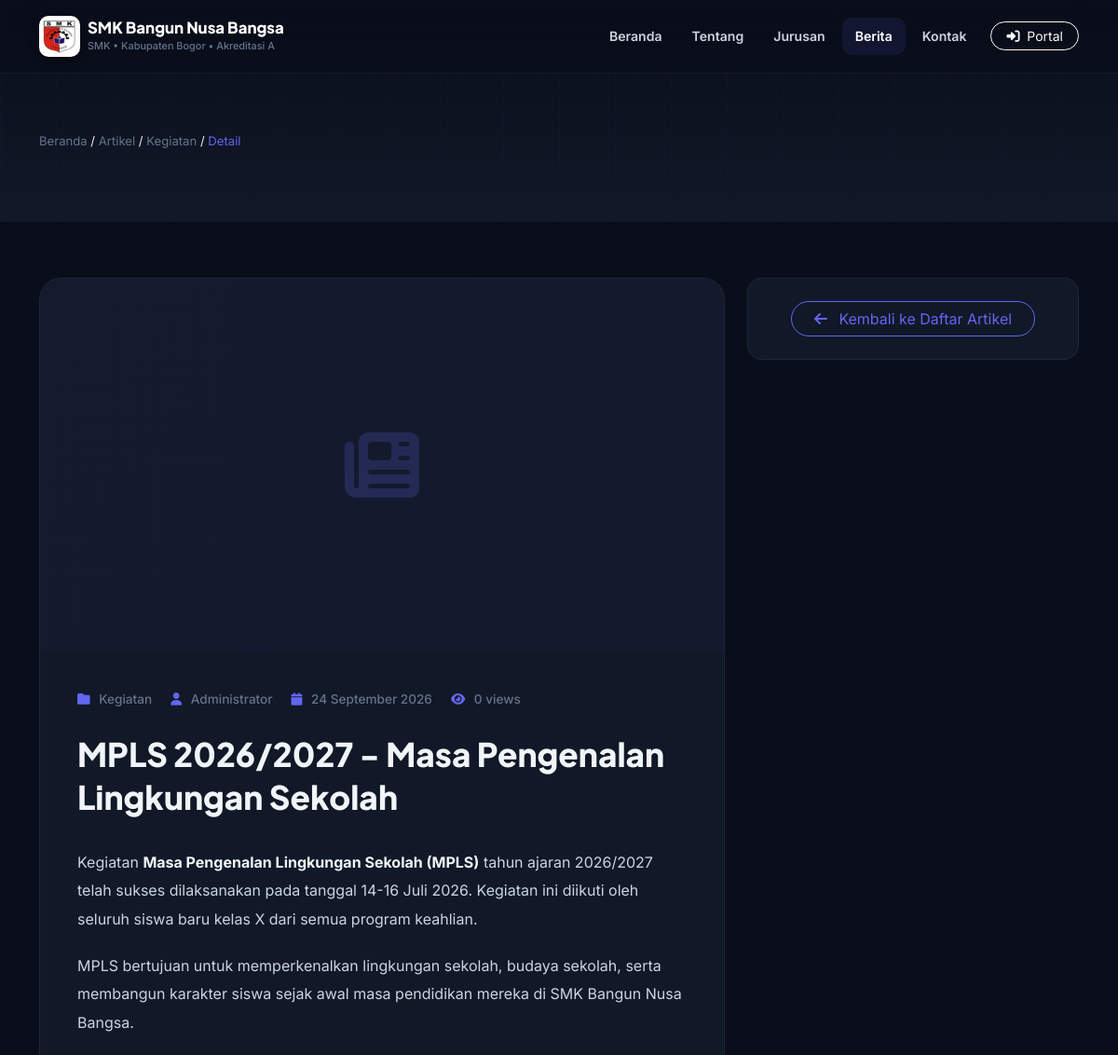
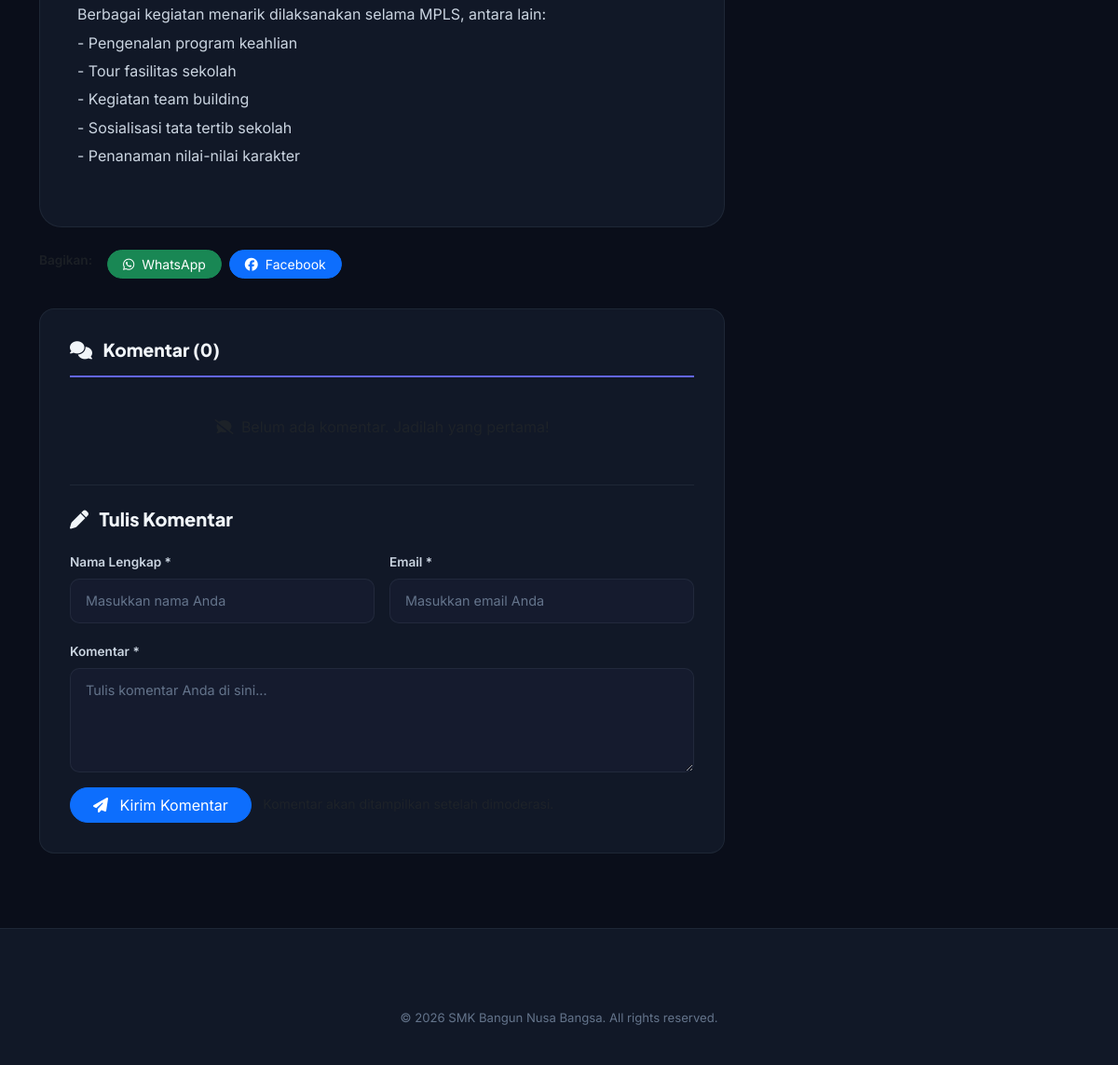
The page /detail.php?slug=mpls-2026-2027-masa-pengenalan-lingkungan-sekolah on the database its author committed (2 pictures, top to bottom).
### tables this page shows
CREATE TABLE IF NOT EXISTS artikel (
    id INT AUTO_INCREMENT PRIMARY KEY,
    user_id INT NOT NULL,
    kategori_id INT NOT NULL,
    judul VARCHAR(255) NOT NULL,
    slug VARCHAR(280) NOT NULL UNIQUE,
    thumbnail VARCHAR(255) DEFAULT NULL,
    isi LONGTEXT NOT NULL,
    ringkasan TEXT DEFAULT NULL,
    status ENUM('draft', 'published') DEFAULT 'draft',
    views INT DEFAULT 0,
    created_at TIMESTAMP DEFAULT CURRENT_TIMESTAMP,
    updated_at TIMESTAMP DEFAULT CURRENT_TIMESTAMP ON UPDATE CURRENT_TIMESTAMP,
    FOREIGN KEY (user_id) REFERENCES users(id) ON DELETE CASCADE,
    FOREIGN KEY (kategori_id) REFERENCES kategori(id) ON DELETE CASCADE
);

CREATE TABLE IF NOT EXISTS kategori (
    id INT AUTO_INCREMENT PRIMARY KEY,
    nama VARCHAR(100) NOT NULL,
    slug VARCHAR(120) NOT NULL UNIQUE,
    deskripsi TEXT DEFAULT NULL,
    created_at TIMESTAMP DEFAULT CURRENT_TIMESTAMP
);

CREATE TABLE IF NOT EXISTS users (
    id INT AUTO_INCREMENT PRIMARY KEY,
    nama VARCHAR(100) NOT NULL,
    email VARCHAR(100) NOT NULL UNIQUE,
    password VARCHAR(255) NOT NULL,
    role ENUM('admin', 'editor') DEFAULT 'editor',
    foto VARCHAR(255) DEFAULT NULL,
    created_at TIMESTAMP DEFAULT CURRENT_TIMESTAMP,
    updated_at TIMESTAMP DEFAULT CURRENT_TIMESTAMP ON UPDATE CURRENT_TIMESTAMP
);

### config.php (called while the page is built, shortened)
<?php
$conn = new mysqli(DB_HOST, DB_USER, DB_PASS, DB_NAME);
$conn->set_charset("utf8mb4");
function clean($data) {
    global $conn;
    $data = trim($data);
    $data = stripslashes($data);
    $data = htmlspecialchars($data, ENT_QUOTES, 'UTF-8');
    $data = $conn->real_escape_string($data);
    return $data;
}
function tanggalIndo($date) {
    $bulan = [
        1 => 'Januari', 'Februari', 'Maret', 'April', 'Mei', 'Juni',
        'Juli', 'Agustus', 'September', 'Oktober', 'November', 'Desember'
    ];
    $timestamp = strtotime($date);
    return date('d', $timestamp) . ' ' . $bulan[(int)date('m', $timestamp)] . ' ' . date('Y', $timestamp);
}

### detail.php (the view, shortened to what this page needs)
<?php
require_once 'config.php';
$slug = isset($_GET['slug']) ? clean($_GET['slug']) : '';
$stmt = $conn->prepare("SELECT a.*, k.nama as kategori_nama, k.slug as kategori_slug, u.nama as penulis
    FROM artikel a
    JOIN kategori k ON a.kategori_id = k.id
    JOIN users u ON a.user_id = u.id
    WHERE a.slug = ? AND a.status = 'published'");
$stmt->bind_param('s', $slug);
$stmt->execute();
$artikel = $stmt->get_result()->fetch_assoc();
$conn->query("UPDATE artikel SET views = views + 1 WHERE id = " . (int)$artikel['id']);
$komentarQuery = $conn->prepare("SELECT * FROM komentar WHERE artikel_id = ? AND status = 'approved' ORDER BY created_at DESC");
$komentarQuery->bind_param('i', $artikel['id']);
$komentarQuery->execute();
$komentarList = $komentarQuery->get_result();
?>
<!DOCTYPE html>
<html lang="id">
<head>
    <link href="https://cdn.jsdelivr.net/npm/bootstrap@5.3.3/dist/css/bootstrap.min.css" rel="stylesheet">
    <link rel="stylesheet" href="https://cdnjs.cloudflare.com/ajax/libs/font-awesome/6.5.1/css/all.min.css">
    <link rel="stylesheet" href="assets/css/style.css">
</head>
<body>
<nav class="navbar navbar-expand-lg navbar-dark fixed-top" id="mainNavbar">
    <div class="container">
        <a class="navbar-brand d-flex align-items-center gap-2" href="index.php">
            <div class="brand-icon">
                <img src="assets/img/logo-smk.jpg" alt="Logo SMK Bangun Nusa Bangsa">
            </div>
            <div>
                <div class="brand-name">SMK Bangun Nusa Bangsa</div>
                <div class="brand-sub">SMK • Kabupaten Bogor • Akreditasi A</div>
            </div>
        </a>
        <div class="collapse navbar-collapse" id="navbarNav">
            <ul class="navbar-nav ms-auto align-items-lg-center gap-1">
                <li class="nav-item"><a class="nav-link" href="index.php">Beranda</a></li>
                <li class="nav-item"><a class="nav-link" href="index.php#tentang">Tentang</a></li>
                <li class="nav-item"><a class="nav-link" href="index.php#jurusan">Jurusan</a></li>
                <li class="nav-item"><a class="nav-link active" href="artikel.php">Berita</a></li>
                <li class="nav-item"><a class="nav-link" href="index.php#kontak">Kontak</a></li>
                <li class="nav-item ms-lg-2">
                    <a class="btn btn-outline-light btn-sm rounded-pill px-3" href="admin/login.php">
                        <i class="fas fa-sign-in-alt me-1"></i> Portal
                    </a>
                </li>
            </ul>
        </div>
    </div>
</nav>
<section class="page-header">
    <div class="container position-relative">
        <nav class="breadcrumb-custom">
            <a href="index.php">Beranda</a> /
            <a href="artikel.php">Artikel</a> /
            <a href="artikel.php?kategori=<?= $artikel['kategori_slug'] ?>"><?= htmlspecialchars($artikel['kategori_nama']) ?></a> /
            <span class="active">Detail</span>
        </nav>
    </div>
</section>
<section class="detail-content">
    <div class="container">
        <div class="row g-4">
            <div class="col-lg-8">
                <article class="detail-article">
                    <div class="detail-thumbnail">
                        <?php if($artikel['thumbnail']): ?>
                            <img src="uploads/thumbnails/<?= $artikel['thumbnail'] ?>" alt="<?= htmlspecialchars($artikel['judul']) ?>">
                        <?php else: ?>
                            <div class="detail-thumb-placeholder">
                                <i class="fas fa-newspaper"></i>
                            </div>
                        <?php endif; ?>
                    </div>
                    <div class="detail-body">
                        <div class="detail-meta">
                            <span><i class="fas fa-folder"></i> <?= htmlspecialchars($artikel['kategori_nama']) ?></span>
                            <span><i class="fas fa-user"></i> <?= htmlspecialchars($artikel['penulis']) ?></span>
                            <span><i class="fas fa-calendar"></i> <?= tanggalIndo($artikel['created_at']) ?></span>
                            <span><i class="fas fa-eye"></i> <?= $artikel['views'] ?> views</span>
                        </div>
                        <h1 class="detail-title"><?= htmlspecialchars($artikel['judul']) ?></h1>
                        <div class="detail-isi">
                            <?= $artikel['isi'] ?>
                        </div>
                    </div>
                </article>
                <div class="d-flex gap-2 mt-4 mb-4">
                    <span class="text-muted me-2" style="font-weight: 600; font-size: 0.85rem;">Bagikan:</span>
                    <a href="https://wa.me/?text=<?= urlencode($artikel['judul'] . ' - ' . BASE_URL . '/detail.php?slug=' . $artikel['slug']) ?>"
                       target="_blank" class="btn btn-sm btn-success rounded-pill px-3">
                        <i class="fab fa-whatsapp me-1"></i> WhatsApp
                    </a>
                    <a href="https://www.facebook.com/sharer/sharer.php?u=<?= urlencode(BASE_URL . '/detail.php?slug=' . $artikel['slug']) ?>"
                       target="_blank" class="btn btn-sm btn-primary rounded-pill px-3">
                        <i class="fab fa-facebook me-1"></i> Facebook
                    </a>
                </div>
                <div class="komentar-section">
                    <h4><i class="fas fa-comments me-2"></i> Komentar (<?= $komentarList->num_rows ?>)</h4>
                    <?php if($komentarList->num_rows > 0): ?>
                        <?php while($komentar = $komentarList->fetch_assoc()): ?>
                        <div class="komentar-item">
                            <div class="komentar-avatar">
                                <?= strtoupper(substr($komentar['nama'], 0, 1)) ?>
                            </div>
                            <div class="komentar-content">
                                <h6><?= htmlspecialchars($komentar['nama']) ?></h6>
                                <div class="komentar-date"><?= timeAgo($komentar['created_at']) ?></div>
                                <p class="komentar-text"><?= nl2br(htmlspecialchars($komentar['isi'])) ?></p>
                            </div>
                        </div>
                        <?php endwhile; ?>
                    <?php else: ?>
                        <p class="text-muted text-center py-3">
                            <i class="fas fa-comment-slash me-1"></i> Belum ada komentar. Jadilah yang pertama!
                        </p>
                    <?php endif; ?>
                    <div class="form-komentar">
                        <h5><i class="fas fa-pen me-2"></i> Tulis Komentar</h5>
                        <form method="POST" class="form-dark">
                            <div class="row g-3">
                                <div class="col-md-6">
                                    <label class="form-label">Nama Lengkap *</label>
                                    <input type="text" name="nama" class="form-control" placeholder="Masukkan nama Anda" required>
                                </div>
                                <div class="col-md-6">
                                    <label class="form-label">Email *</label>
                                    <input type="email" name="email" class="form-control" placeholder="Masukkan email Anda" required>
                                </div>
                                <div class="col-12">
                                    <label class="form-label">Komentar *</label>
                                    <textarea name="isi" class="form-control" rows="4" placeholder="Tulis komentar Anda di sini..." required></textarea>
                                </div>
                                <div class="col-12">
                                    <button type="submit" name="kirim_komentar" class="btn btn-primary rounded-pill px-4">
                                        <i class="fas fa-paper-plane me-2"></i> Kirim Komentar
                                    </button>
                                    <small class="text-muted ms-2">Komentar akan ditampilkan setelah dimoderasi.</small>
                                </div>
                            </div>
                        </form>
                    </div>
                </div>
            </div>
            <div class="col-lg-4">
                <div class="sidebar-card text-center">
                    <a href="artikel.php" class="btn btn-outline-primary rounded-pill px-4">
                        <i class="fas fa-arrow-left me-2"></i> Kembali ke Daftar Artikel
                    </a>
                </div>
            </div>
        </div>
    </div>
</section>
<footer class="main-footer">
    <div class="container">
        <div class="footer-bottom" style="margin-top: 0; border-top: none;">
            <p>&copy; <?= date('Y') ?> SMK Bangun Nusa Bangsa. All rights reserved.</p>
        </div>
    </div>
</footer>
</body>
</html>

### rows shown on the page
artikel: kategori.nama "Kegiatan", user.nama "Administrator", created_at "24 September 2026", views "0", judul "MPLS 2026/2027 - Masa Pengenalan Lingkungan Sekolah", isi "Kegiatan Masa Pengenalan Lingkungan Sekolah (MPLS) tahun ajaran 2026/2027 telah sukses dilaksanakan pada tanggal 14-16 Juli 2026. Kegiatan ini diikuti oleh seluruh siswa baru kelas X dari semua program keahlian. MPLS bertujuan untuk memperkenalkan lingkungan sekolah, budaya sekolah, serta membangun karakter siswa sejak awal masa pendidikan mereka di SMK Bangun Nusa Bangsa. Berbagai kegiatan menarik dilaksanakan selama MPLS, antara lain: - Pengenalan program keahlian - Tour fasilitas sekolah - Kegiatan team building - Sosialisasi tata tertib sekolah - Penanaman nilai-nilai karakter"
